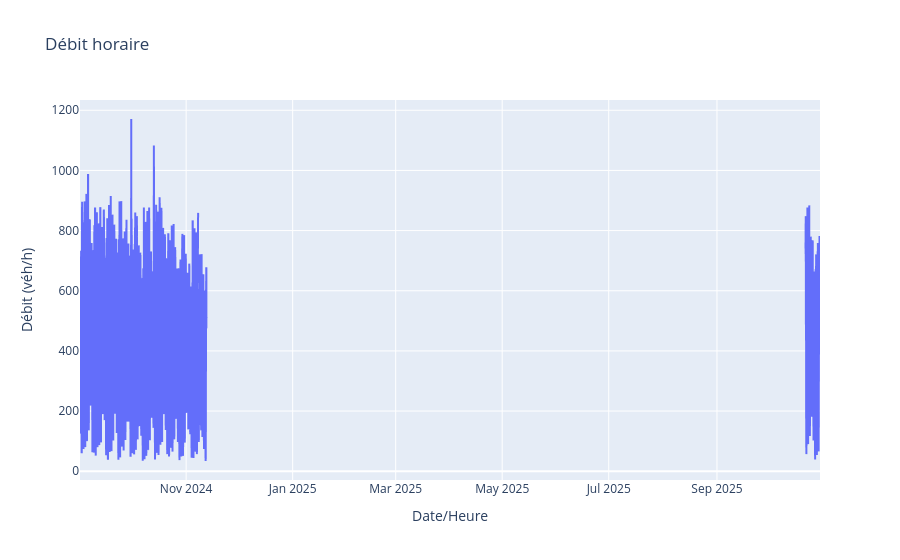

Notebook code for this chart:
### Code cell
fig = px.line(
    df_axe.sort_values('Date et heure de comptage'),
    x='Date et heure de comptage', y='Débit horaire',
    title=f"Débit horaire",
    labels={'Date et heure de comptage':'Date/Heure','Débit horaire':'Débit (véh/h)'}
)

fig.show()

### Figure 1 — Plotly figure (JSON) as saved in the notebook; plotly's stock layout.template omitted (floating-point values rounded to 4 significant figures; data arrays with more than 128 entries replaced by an {"elided": "..."} marker saying what was removed)
{"data": [{"hovertemplate": "Date/Heure=%{x}<br>Débit (véh/h)=%{y}<extra></extra>", "legendgroup": "", "line": {"color": "#636efa", "dash": "solid"}, "marker": {"symbol": "circle"}, "mode": "lines", "name": "", "showlegend": false, "type": "scattergl", "x": {"elided": "9266 str values"}, "xaxis": "x", "y": {"elided": "9266 float values"}, "yaxis": "y"}], "layout": {"legend": {"tracegroupgap": 0}, "title": {"text": "Débit horaire"}, "xaxis": {"anchor": "y", "domain": [0, 1], "title": {"text": "Date/Heure"}}, "yaxis": {"anchor": "x", "domain": [0, 1], "title": {"text": "Débit (véh/h)"}}}}
